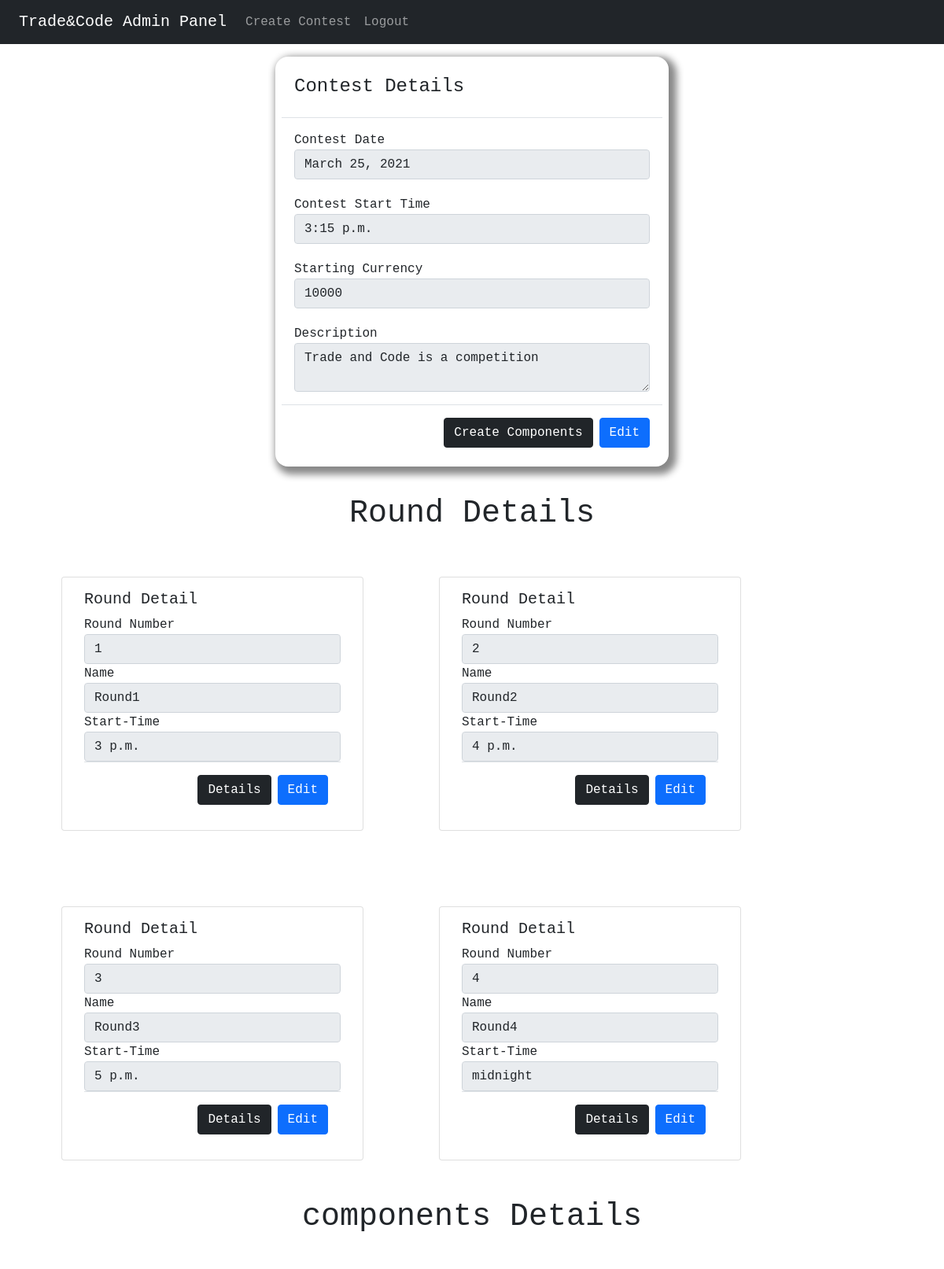
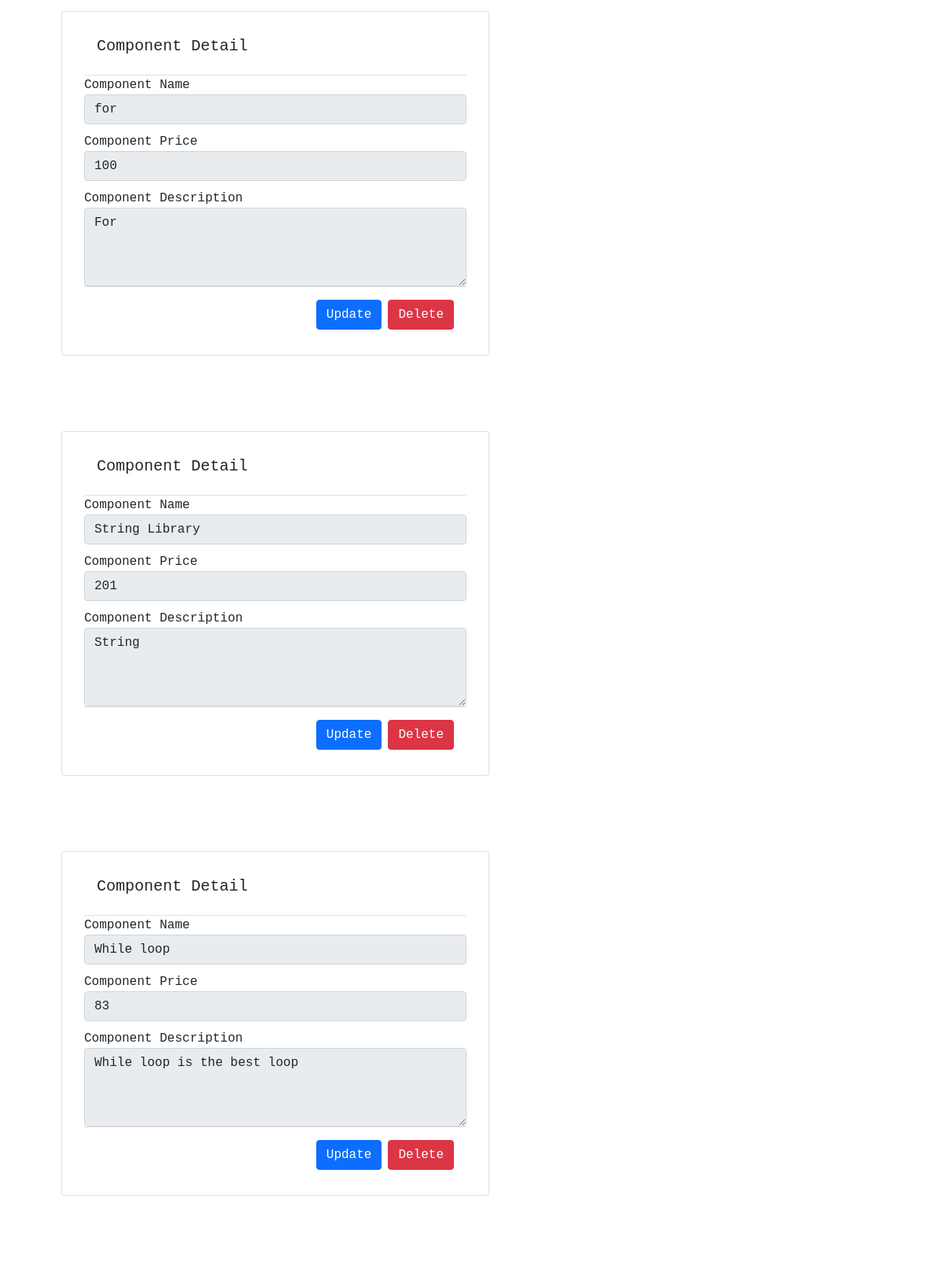
/adminPanel/contest-details/4904a852-edd6-48a6-b2d4-539bfeb72dde (signed in, upper part), run on the app's committed database (2 pictures, top to bottom).
### models/models.py (models this page shows, shortened)
class Contest(models.Model):
    id = models.CharField(max_length=256, default=uuid.uuid4, primary_key=True)
    description = models.TextField(max_length=4000)
    rounds = models.PositiveSmallIntegerField()
    date = models.DateField()
    start_time = models.TimeField()
    money_at_start = models.PositiveBigIntegerField()

class Round(models.Model):
    id = models.CharField(max_length=256, default=uuid.uuid4, primary_key=True)
    contestId = models.ForeignKey("Contest", on_delete=models.CASCADE)
    roundNumber = models.PositiveSmallIntegerField()
    roundName = models.CharField(max_length=256)
    startTime = models.TimeField(null=True, blank=True)

class Components(models.Model):
    id = models.CharField(max_length=256, default=uuid.uuid1, primary_key=True)
    contestId = models.ForeignKey("Contest", on_delete=models.CASCADE)
    componentName = models.CharField(max_length=256)
    componentDescription = models.TextField(max_length=256)
    componentPrice = models.PositiveBigIntegerField(default=100)

### adminpanel/views.py (the view)
# urls.py: path('contest-details/<str:id>', ContestDetails.as_view(), name="contest-details"),
class ContestDetails(LoginRequiredMixin, PermissionRequiredMixin, View):
    permission_required = "auth.admin"
    def get(self, request, id):
        contest = Contest.objects.get(id=id)
        rounds = Round.objects.filter(contestId__id=id)
        components = Components.objects.filter(contestId__id=id)
        context = {
            "rounds": rounds, "contest": contest, "components": components, "docTitle": "Contest Details"
        }
        return render(request, "detail/contests.html", context=context)

### templates/detail/contests.html
{% extends 'base/base.html' %}
{% block content %}
    <div class="container">
        <div style="font-family: monospace; padding: 1rem">
            <div style="margin: 0 auto; width: 500px; padding: .5rem;  box-shadow: 5px 5px 10px 5px #888888;border-radius: 1rem"
                 class="form">
                <div>
                    <div class="modal-header">
                        <h4>Contest Details</h4>
                    </div>
                    <div class="modal-body">
                        <div class="form-group">
                            <label>
                                Contest Date
                            </label>
                            <input value="{{ contest.date }}" disabled class="form-control"/>
                        </div>
                        <div style="height: 20px">
                        </div>
                        <div class="form-group">
                            <label>
                                Contest Start Time
                            </label>
                            <input value="{{ contest.start_time }}" disabled class="form-control"/>
                        </div>
                        <div style="height: 20px">
                        </div>
                        <div class="form-group">
                            <label>
                                Starting Currency
                            </label>
                            <input value="{{ contest.money_at_start }}" disabled class="form-control"/>
                        </div>
                        <div style="height: 20px">
                        </div>
                        <div class="form-group">
                            <label>
                                Description
                            </label>
                            <textarea disabled class="form-control">{{ contest.description }}</textarea>
                        </div>
                    </div>
                    <div class="modal-footer">
                        <a href="{% url 'create-components' contest.id %}">
                            <button class="btn btn-dark">Create Components</button>
                        </a>
                        <a href="{% url 'update-contest' contest.id %}">
                            <button class="btn btn-primary">Edit</button>
                        </a>
                    </div>
                </div>
            </div>
        </div>
        <div style="height:20px">
        </div>
        <h1 style="font-family: monospace; text-align: center">Round Details </h1>
        <div class="row">
            {% for round in rounds %}
                <div class="card" style="width: 24rem; margin: 3rem">
                    <div class="card-body">
                        <h5 class="card-title">Round Detail</h5>
                        <div>
                            <label>Round Number</label>
                            <input disabled class="form-control" value="{{ round.roundNumber }}"/>
                        </div>
                        <div class="form-group">
                            <label>Name</label>
                            <input value="{{ round.roundName }}" disabled class="form-control"/>
                        </div>
                        {% if round.startTime %}
                            <div class="form-group">
                                <label>Start-Time</label>
                                <input value="{{ round.startTime }}" disabled class="form-control"/>
                            </div>
                        {% endif %}
                        <div class="modal-footer">
                            <a href="{% url 'round-details' round.id %}">
                                <button class="btn btn-dark">Details</button>
                            </a>
                            <a href="{% url 'update-round' round.id %}">
                                <button class="btn btn-primary">Edit</button>
                            </a>
                        </div>
                    </div>
                </div>
            {% empty %}
                <h6 style="text-align: center; margin: 2rem">No rounds present</h6>
            {% endfor %}
        </div>
        <h1 style="font-family: monospace; text-align: center">components Details </h1>
        <div class="row">
            {% for component in components %}
                <div class="card" style="width: 34rem; margin: 3rem">
                    <div class="card-body">
                        <div class="modal-header">
                            <h5 class="card-title">Component Detail</h5>
                        </div>
                        <div>
                            <div>
                                <label>Component Name</label>
                                <input disabled class="form-control" value="{{ component.componentName }}"/>
                            </div>
                            <div style="height: 10px">
                        </div>
                            <div class="form-group">
                                <label>Component Price</label>
                                <input value="{{ component.componentPrice }}" disabled class="form-control"/>
                            </div>
                            <div style="height: 10px">
                        </div>
                            <div class="form-group">
                                <label>Component Description</label>
                                <textarea style="height: 100px" disabled class="form-control">{{ component.componentDescription }}</textarea>
                            </div>
                        </div>
                        <div class="modal-footer">
                            <a href="{% url 'update-component' component.id %}">
                                <button class="btn btn-primary">Update</button>
                            </a>
                            <a href="{% url 'delete-component' component.id %}">
                                <button class="btn btn-danger">Delete</button>
                            </a>
                        </div>
                    </div>
                </div>
            {% empty %}
                <h6 style="text-align: center; margin: 2rem">No components present. add Some <a
                        href="{% url 'create-components' contest.id %}">
                    <button class="btn btn-dark">Create Components</button>
                </a></h6>
            {% endfor %}
        </div>
    </div>
{% endblock %}

### data on the page
Contest: date "March 25, 2021", start_time "3:15 p.m.", money_at_start "10000", description "Trade and Code is a competition"
Round: roundNumber "1", roundName "Round1", startTime "3 p.m."
Round: roundNumber "2", roundName "Round2", startTime "4 p.m."
Round: roundNumber "3", roundName "Round3", startTime "5 p.m."
Round: roundNumber "4", roundName "Round4", startTime "midnight"
Components: componentName "for", componentPrice "100", componentDescription "For"
Components: componentName "String Library", componentPrice "201", componentDescription "String"
Components: componentName "While loop", componentPrice "83", componentDescription "While loop is the best loop"
